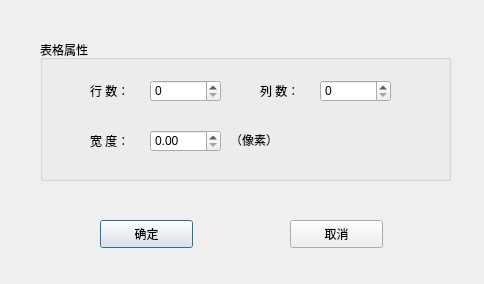
<?xml version="1.0" encoding="UTF-8"?>
<ui version="4.0">
 <class>InsertTableDialog</class>
 <widget class="QDialog" name="InsertTableDialog">
  <property name="geometry">
   <rect>
    <x>0</x>
    <y>0</y>
    <width>484</width>
    <height>284</height>
   </rect>
  </property>
  <property name="windowTitle">
   <string>Dialog</string>
  </property>
  <widget class="QPushButton" name="pushButton">
   <property name="geometry">
    <rect>
     <x>100</x>
     <y>220</y>
     <width>93</width>
     <height>28</height>
    </rect>
   </property>
   <property name="text">
    <string>确定</string>
   </property>
  </widget>
  <widget class="QPushButton" name="pushButton_2">
   <property name="geometry">
    <rect>
     <x>290</x>
     <y>220</y>
     <width>93</width>
     <height>28</height>
    </rect>
   </property>
   <property name="text">
    <string>取消</string>
   </property>
  </widget>
  <widget class="QGroupBox" name="groupBox_2">
   <property name="geometry">
    <rect>
     <x>40</x>
     <y>40</y>
     <width>411</width>
     <height>141</height>
    </rect>
   </property>
   <property name="title">
    <string>表格属性</string>
   </property>
   <widget class="QSpinBox" name="row">
    <property name="geometry">
     <rect>
      <x>110</x>
      <y>40</y>
      <width>71</width>
      <height>22</height>
     </rect>
    </property>
   </widget>
   <widget class="QLabel" name="label_2">
    <property name="geometry">
     <rect>
      <x>220</x>
      <y>40</y>
      <width>51</width>
      <height>21</height>
     </rect>
    </property>
    <property name="text">
     <string>列 数：</string>
    </property>
   </widget>
   <widget class="QSpinBox" name="col">
    <property name="geometry">
     <rect>
      <x>280</x>
      <y>40</y>
      <width>71</width>
      <height>22</height>
     </rect>
    </property>
   </widget>
   <widget class="QLabel" name="label">
    <property name="geometry">
     <rect>
      <x>50</x>
      <y>40</y>
      <width>51</width>
      <height>21</height>
     </rect>
    </property>
    <property name="text">
     <string>行 数：</string>
    </property>
   </widget>
   <widget class="QLabel" name="label_3">
    <property name="geometry">
     <rect>
      <x>50</x>
      <y>90</y>
      <width>51</width>
      <height>21</height>
     </rect>
    </property>
    <property name="text">
     <string>宽 度：</string>
    </property>
   </widget>
   <widget class="QDoubleSpinBox" name="width">
    <property name="geometry">
     <rect>
      <x>110</x>
      <y>90</y>
      <width>71</width>
      <height>22</height>
     </rect>
    </property>
   </widget>
   <widget class="QLabel" name="label_4">
    <property name="geometry">
     <rect>
      <x>190</x>
      <y>90</y>
      <width>111</width>
      <height>20</height>
     </rect>
    </property>
    <property name="text">
     <string>（像素）</string>
    </property>
   </widget>
  </widget>
 </widget>
 <resources/>
 <connections/>
</ui>
